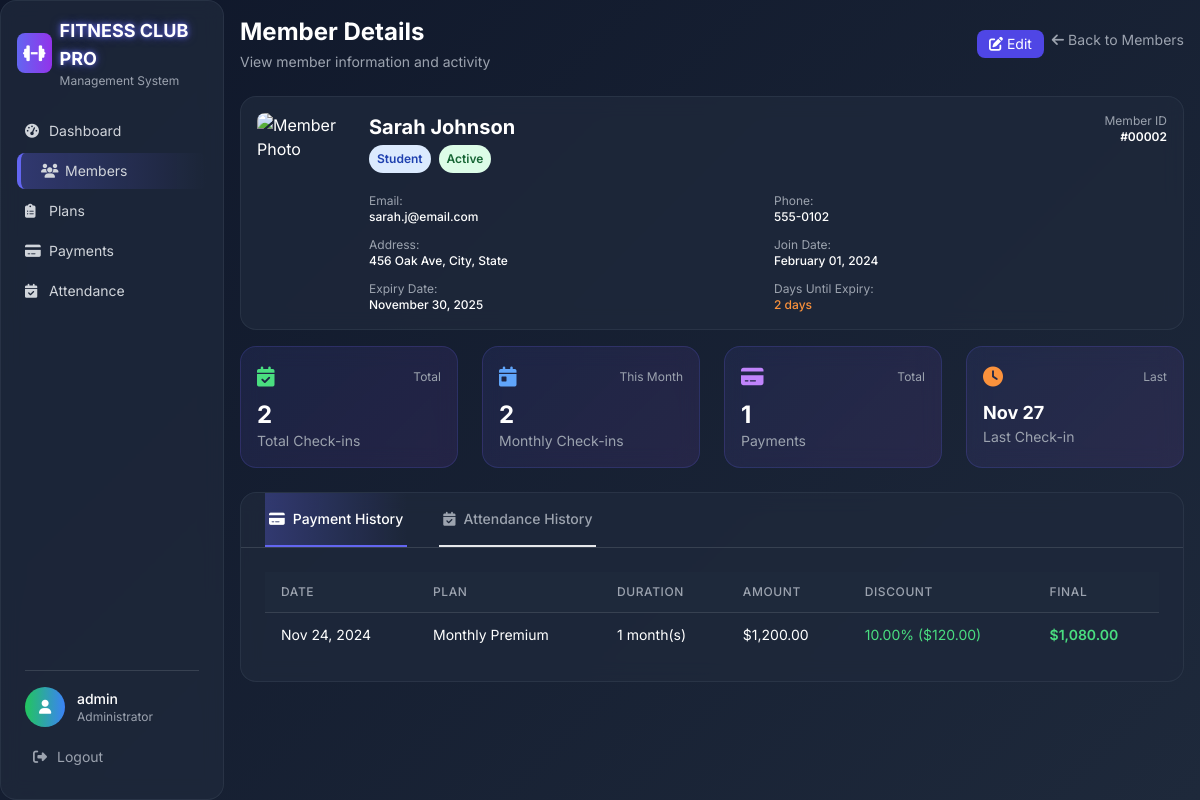
/members/view.php?id=2 (signed in), run on the app's committed database.
### tables this page shows
CREATE TABLE members (
    id INT AUTO_INCREMENT PRIMARY KEY,
    full_name VARCHAR(100) NOT NULL,
    email VARCHAR(100) NOT NULL UNIQUE,
    phone VARCHAR(20) NOT NULL,
    address TEXT NOT NULL,
    member_type ENUM('Regular', 'Student', 'Senior') NOT NULL DEFAULT 'Regular',
    photo VARCHAR(255) DEFAULT NULL,
    join_date DATE NOT NULL,
    expiry_date DATE NOT NULL,
    status ENUM('Active', 'Expired') NOT NULL DEFAULT 'Active',
    created_at TIMESTAMP DEFAULT CURRENT_TIMESTAMP,
    INDEX idx_email (email),
    INDEX idx_status (status),
    INDEX idx_expiry (expiry_date)
);

CREATE TABLE attendance (
    id INT AUTO_INCREMENT PRIMARY KEY,
    member_id INT NOT NULL,
    checkin_date DATE NOT NULL,
    checkin_time TIME NOT NULL,
    created_at TIMESTAMP DEFAULT CURRENT_TIMESTAMP,
    FOREIGN KEY (member_id) REFERENCES members(id) ON DELETE CASCADE,
    UNIQUE KEY unique_daily_checkin (member_id, checkin_date),
    INDEX idx_checkin_date (checkin_date),
    INDEX idx_member_attendance (member_id)
);

CREATE TABLE payments (
    id INT AUTO_INCREMENT PRIMARY KEY,
    member_id INT NOT NULL,
    plan_id INT NOT NULL,
    original_amount DECIMAL(10,2) NOT NULL,
    discount_percent DECIMAL(5,2) NOT NULL DEFAULT 0.00,
    discount_amount DECIMAL(10,2) NOT NULL DEFAULT 0.00,
    final_amount DECIMAL(10,2) NOT NULL,
    payment_date DATE NOT NULL,
    paid_by VARCHAR(50) NOT NULL,
    notes TEXT,
    created_at TIMESTAMP DEFAULT CURRENT_TIMESTAMP,
    FOREIGN KEY (member_id) REFERENCES members(id) ON DELETE CASCADE,
    FOREIGN KEY (plan_id) REFERENCES plans(id) ON DELETE RESTRICT,
    INDEX idx_member (member_id),
    INDEX idx_payment_date (payment_date)
);

CREATE TABLE plans (
    id INT AUTO_INCREMENT PRIMARY KEY,
    plan_name VARCHAR(50) NOT NULL UNIQUE,
    duration_months INT NOT NULL,
    price DECIMAL(10,2) NOT NULL,
    description TEXT,
    created_at TIMESTAMP DEFAULT CURRENT_TIMESTAMP,
    INDEX idx_plan_name (plan_name)
);

### members/view.php (the view, shortened to what the rows shown need)
<?php
require_once '../helpers/functions.php';
require_once '../models/Member.php';
require_once '../models/Payment.php';
require_once '../models/Attendance.php';
$id = (int)($_GET['id'] ?? 0);
$member = new Member();
$payment = new Payment();
$attendance = new Attendance();
$memberData = $member->getById($id);
$paymentHistory = $payment->getByMemberId($id);
$attendanceStats = $attendance->getMemberAttendanceStats($id);
?>
<!DOCTYPE html>
<html lang="en">
<head>
    <script src="https://cdn.tailwindcss.com"></script>
    <link rel="stylesheet" href="https://cdnjs.cloudflare.com/ajax/libs/font-awesome/6.4.0/css/all.min.css">
</head>
<body class="bg-slate-900 text-white">
    <div class="fixed left-0 top-0 h-full w-56 glass-card p-4 z-10">
        <div class="flex items-center mb-6">
            <div>
                <h1 class="text-lg font-bold neon-text">FITNESS CLUB PRO</h1>
            </div>
        </div>
    </div>
    <div class="ml-56 p-4">
        <div class="flex justify-between items-center mb-6">
            <div>
                <h1 class="text-2xl font-bold mb-1">Member Details</h1>
            </div>
        </div>
        <div class="glass-card p-4 mb-4">
            <div class="flex flex-col md:flex-row gap-4">
                <div class="flex-1">
                    <div class="flex items-start justify-between mb-3">
                        <div>
                            <h2 class="text-xl font-bold mb-1 text-sm"><?php echo htmlspecialchars($memberData['full_name']); ?></h2>
                            <div class="flex items-center space-x-2 mb-2">
                                <span class="px-2 py-1 inline-flex text-xs leading-5 font-semibold rounded-full <?php echo getMemberTypeBadgeColor($memberData['member_type']); ?>">
                                    <?php echo htmlspecialchars($memberData['member_type']); ?>
                                </span>
                                <span class="px-2 py-1 inline-flex text-xs leading-5 font-semibold rounded-full <?php echo getStatusBadgeColor($memberData['status']); ?>">
                                    <?php echo htmlspecialchars($memberData['status']); ?>
                                </span>
                            </div>
                        </div>
                        <div class="text-right">
                            <p class="text-xs text-gray-400">Member ID</p>
                            <p class="font-semibold text-xs">#<?php echo str_pad($memberData['id'], 5, '0', STR_PAD_LEFT); ?></p>
                        </div>
                    </div>
                    <div class="grid grid-cols-1 md:grid-cols-2 gap-3 text-xs">
                        <div>
                            <span class="text-gray-400 text-xs">Email:</span>
                            <p class="font-medium text-xs"><?php echo htmlspecialchars($memberData['email']); ?></p>
                        </div>
                        <div>
                            <span class="text-gray-400 text-xs">Phone:</span>
                            <p class="font-medium text-xs"><?php echo htmlspecialchars($memberData['phone']); ?></p>
                        </div>
                        <div>
                            <span class="text-gray-400 text-xs">Address:</span>
                            <p class="font-medium text-xs"><?php echo htmlspecialchars($memberData['address']); ?></p>
                        </div>
                        <div>
                            <span class="text-gray-400 text-xs">Join Date:</span>
                            <p class="font-medium text-xs"><?php echo date('F d, Y', strtotime($memberData['join_date'])); ?></p>
                        </div>
                        <div>
                            <span class="text-gray-400 text-xs">Expiry Date:</span>
                            <p class="font-medium text-xs"><?php echo date('F d, Y', strtotime($memberData['expiry_date'])); ?></p>
                        </div>
                        <div>
                            <span class="text-gray-400 text-xs">Days Until Expiry:</span>
                            <p class="font-medium text-xs <?php echo daysUntilExpiry($memberData['expiry_date']) <= 7 ? 'text-orange-400' : ''; ?>">
                                <?php
                                $days = daysUntilExpiry($memberData['expiry_date']);
                                echo $days > 0 ? "$days days" : "Expired";
                                ?>
                            </p>
                        </div>
                    </div>
                </div>
            </div>
        </div>
        <div class="grid grid-cols-1 md:grid-cols-4 gap-6 mb-6">
            <div class="stat-card glass-card p-4">
                <div class="flex items-center justify-between mb-2">
                    <i class="fas fa-clock text-orange-400 text-xl"></i>
                    <span class="text-xs text-gray-400">Last</span>
                </div>
                <h3 class="text-lg font-bold">
                    <?php
                    if ($attendanceStats['last_checkin']) {
                        echo date('M d', strtotime($attendanceStats['last_checkin']['checkin_date']));
                    } else {
                        echo 'Never';
                    }
                    ?>
                </h3>
                <p class="text-sm text-gray-400">Last Check-in</p>
            </div>
        </div>
        <div class="glass-card">
            <div id="payments-content" class="p-6">
                <div class="overflow-x-auto">
                    <table class="w-full">
                        <thead class="bg-slate-800 border-b border-gray-700">
                            <tr>
                                <th class="px-4 py-3 text-left text-xs font-medium text-gray-400 uppercase tracking-wider">Date</th>
                                <th class="px-4 py-3 text-left text-xs font-medium text-gray-400 uppercase tracking-wider">Plan</th>
                                <th class="px-4 py-3 text-left text-xs font-medium text-gray-400 uppercase tracking-wider">Duration</th>
                                <th class="px-4 py-3 text-left text-xs font-medium text-gray-400 uppercase tracking-wider">Amount</th>
                                <th class="px-4 py-3 text-left text-xs font-medium text-gray-400 uppercase tracking-wider">Discount</th>
                                <th class="px-4 py-3 text-left text-xs font-medium text-gray-400 uppercase tracking-wider">Final</th>
                            </tr>
                        </thead>
                        <tbody class="divide-y divide-gray-700">
                            <?php if (!empty($paymentHistory)): ?>
                                <?php foreach ($paymentHistory as $payment): ?>
                                    <tr class="table-row transition-colors">
                                        <td class="px-4 py-3 whitespace-nowrap text-sm">
                                            <?php echo date('M d, Y', strtotime($payment['payment_date'])); ?>
                                        </td>
                                        <td class="px-4 py-3 whitespace-nowrap text-sm">
                                            <?php echo htmlspecialchars($payment['plan_name']); ?>
                                        </td>
                                        <td class="px-4 py-3 whitespace-nowrap text-sm">
                                            <?php echo $payment['duration_months']; ?> month(s)
                                        </td>
                                        <td class="px-4 py-3 whitespace-nowrap text-sm">
                                            $<?php echo number_format($payment['original_amount'], 2); ?>
                                        </td>
                                        <td class="px-4 py-3 whitespace-nowrap text-sm">
                                            <?php if ($payment['discount_percent'] > 0): ?>
                                                <span class="text-green-400">
                                                    <?php echo $payment['discount_percent']; ?>% ($<?php echo number_format($payment['discount_amount'], 2); ?>)
                                                </span>
                                            <?php else: ?>
                                                <span class="text-gray-400">None</span>
                                            <?php endif; ?>
                                        </td>
                                        <td class="px-4 py-3 whitespace-nowrap text-sm font-semibold text-green-400">
                                            $<?php echo number_format($payment['final_amount'], 2); ?>
                                        </td>
                                    </tr>
                                <?php endforeach; ?>
                            <?php endif; ?>
                        </tbody>
                    </table>
                </div>
            </div>
        </div>
    </div>
</body>
</html>

### data on the page
members: full_name "Sarah Johnson", member_type "Student", status "Active", id "00002", email "sarah.j@email.com", phone "555-0102", address "456 Oak Ave, City, State", join_date "February 01, 2024", expiry_date "November 30, 2025", expiry_date "2"
attendance: checkin_date "Nov 27"
payments: payment_date "Nov 24, 2024", plan.plan_name "Monthly Premium", plan.duration_months "1", original_amount "1,200.00", discount_percent "10.00", discount_amount "120.00", final_amount "1,080.00"

### other printed values
$_SESSION['admin_username'] "admin"
$attendanceStats['total_checkins'] "2"
$attendanceStats['checkins_this_month'] "2"
count($paymentHistory) "1"
